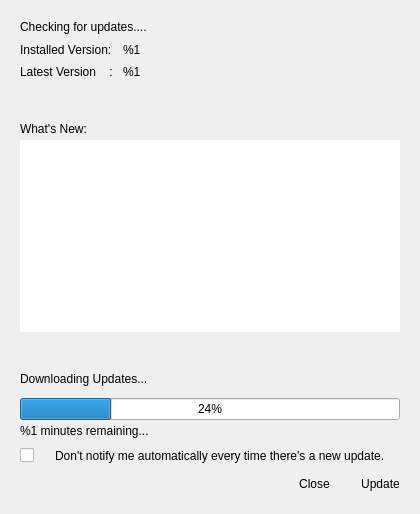
<?xml version="1.0" encoding="UTF-8"?>
<ui version="4.0">
 <class>UpdaterWindow</class>
 <widget class="QDialog" name="UpdaterWindow">
  <property name="geometry">
   <rect>
    <x>0</x>
    <y>0</y>
    <width>420</width>
    <height>514</height>
   </rect>
  </property>
  <property name="sizePolicy">
   <sizepolicy hsizetype="Preferred" vsizetype="Preferred">
    <horstretch>0</horstretch>
    <verstretch>0</verstretch>
   </sizepolicy>
  </property>
  <property name="minimumSize">
   <size>
    <width>420</width>
    <height>0</height>
   </size>
  </property>
  <property name="maximumSize">
   <size>
    <width>420</width>
    <height>16777215</height>
   </size>
  </property>
  <property name="windowTitle">
   <string/>
  </property>
  <layout class="QVBoxLayout" name="verticalLayout">
   <property name="spacing">
    <number>0</number>
   </property>
   <property name="leftMargin">
    <number>20</number>
   </property>
   <property name="topMargin">
    <number>20</number>
   </property>
   <property name="rightMargin">
    <number>20</number>
   </property>
   <property name="bottomMargin">
    <number>20</number>
   </property>
   <item>
    <widget class="QWidget" name="headerWidget" native="true">
     <layout class="QHBoxLayout" name="horizontalLayout_2">
      <property name="spacing">
       <number>12</number>
      </property>
      <property name="leftMargin">
       <number>0</number>
      </property>
      <property name="topMargin">
       <number>0</number>
      </property>
      <property name="rightMargin">
       <number>0</number>
      </property>
      <property name="bottomMargin">
       <number>0</number>
      </property>
      <item>
       <widget class="QWidget" name="titleWidget" native="true">
        <layout class="QVBoxLayout" name="verticalLayout_4">
         <property name="leftMargin">
          <number>0</number>
         </property>
         <property name="topMargin">
          <number>0</number>
         </property>
         <property name="rightMargin">
          <number>0</number>
         </property>
         <property name="bottomMargin">
          <number>0</number>
         </property>
         <item>
          <widget class="QLabel" name="title">
           <property name="text">
            <string>Checking for updates....</string>
           </property>
          </widget>
         </item>
         <item>
          <widget class="QWidget" name="versionsWidget" native="true">
           <property name="styleSheet">
            <string/>
           </property>
           <layout class="QGridLayout" name="gridLayout">
            <property name="leftMargin">
             <number>0</number>
            </property>
            <property name="topMargin">
             <number>0</number>
            </property>
            <property name="rightMargin">
             <number>0</number>
            </property>
            <property name="bottomMargin">
             <number>0</number>
            </property>
            <property name="horizontalSpacing">
             <number>8</number>
            </property>
            <property name="verticalSpacing">
             <number>2</number>
            </property>
            <item row="1" column="1">
             <widget class="QLabel" name="availableVersion">
              <property name="styleSheet">
               <string notr="true"/>
              </property>
              <property name="text">
               <string>%1</string>
              </property>
             </widget>
            </item>
            <item row="1" column="0">
             <widget class="QLabel" name="availableVersion_Label">
              <property name="styleSheet">
               <string notr="true"/>
              </property>
              <property name="text">
               <string>Latest Version    :</string>
              </property>
             </widget>
            </item>
            <item row="1" column="2">
             <spacer name="horizontalSpacer_3">
              <property name="orientation">
               <enum>Qt::Horizontal</enum>
              </property>
              <property name="sizeHint" stdset="0">
               <size>
                <width>40</width>
                <height>20</height>
               </size>
              </property>
             </spacer>
            </item>
            <item row="0" column="1">
             <widget class="QLabel" name="installedVersion">
              <property name="styleSheet">
               <string notr="true"/>
              </property>
              <property name="text">
               <string>%1</string>
              </property>
             </widget>
            </item>
            <item row="0" column="2">
             <spacer name="horizontalSpacer_2">
              <property name="orientation">
               <enum>Qt::Horizontal</enum>
              </property>
              <property name="sizeHint" stdset="0">
               <size>
                <width>40</width>
                <height>20</height>
               </size>
              </property>
             </spacer>
            </item>
            <item row="0" column="0">
             <widget class="QLabel" name="installedVersion_Label">
              <property name="styleSheet">
               <string notr="true"/>
              </property>
              <property name="text">
               <string>Installed Version: </string>
              </property>
             </widget>
            </item>
           </layout>
          </widget>
         </item>
        </layout>
       </widget>
      </item>
     </layout>
    </widget>
   </item>
   <item>
    <spacer name="verticalSpacer_2">
     <property name="orientation">
      <enum>Qt::Vertical</enum>
     </property>
     <property name="sizeType">
      <enum>QSizePolicy::MinimumExpanding</enum>
     </property>
     <property name="sizeHint" stdset="0">
      <size>
       <width>20</width>
       <height>19</height>
      </size>
     </property>
    </spacer>
   </item>
   <item>
    <widget class="QWidget" name="changesWidget" native="true">
     <layout class="QVBoxLayout" name="verticalLayout_2">
      <property name="spacing">
       <number>4</number>
      </property>
      <property name="leftMargin">
       <number>0</number>
      </property>
      <property name="topMargin">
       <number>0</number>
      </property>
      <property name="rightMargin">
       <number>0</number>
      </property>
      <property name="bottomMargin">
       <number>0</number>
      </property>
      <item>
       <widget class="QLabel" name="whatsNewLabel">
        <property name="text">
         <string>What's New:</string>
        </property>
       </widget>
      </item>
      <item>
       <widget class="QTextBrowser" name="changelog">
        <property name="minimumSize">
         <size>
          <width>0</width>
          <height>128</height>
         </size>
        </property>
        <property name="styleSheet">
         <string notr="true"/>
        </property>
        <property name="frameShape">
         <enum>QFrame::NoFrame</enum>
        </property>
        <property name="frameShadow">
         <enum>QFrame::Plain</enum>
        </property>
        <property name="html">
         <string>&lt;!DOCTYPE HTML PUBLIC &quot;-//W3C//DTD HTML 4.0//EN&quot; &quot;http://www.w3.org/TR/REC-html40/strict.dtd&quot;&gt;
&lt;html&gt;&lt;head&gt;&lt;meta name=&quot;qrichtext&quot; content=&quot;1&quot; /&gt;&lt;style type=&quot;text/css&quot;&gt;
p, li { white-space: pre-wrap; }
&lt;/style&gt;&lt;/head&gt;&lt;body style=&quot; font-family:'.AppleSystemUIFont'; font-size:13pt; font-weight:400; font-style:normal;&quot;&gt;
&lt;p style=&quot;-qt-paragraph-type:empty; margin-top:0px; margin-bottom:0px; margin-left:0px; margin-right:0px; -qt-block-indent:0; text-indent:0px; font-family:'Arimo Regular'; font-size:14pt;&quot;&gt;&lt;br /&gt;&lt;/p&gt;&lt;/body&gt;&lt;/html&gt;</string>
        </property>
        <property name="openExternalLinks">
         <bool>true</bool>
        </property>
       </widget>
      </item>
     </layout>
    </widget>
   </item>
   <item>
    <spacer name="verticalSpacer">
     <property name="orientation">
      <enum>Qt::Vertical</enum>
     </property>
     <property name="sizeType">
      <enum>QSizePolicy::MinimumExpanding</enum>
     </property>
     <property name="sizeHint" stdset="0">
      <size>
       <width>20</width>
       <height>19</height>
      </size>
     </property>
    </spacer>
   </item>
   <item>
    <widget class="QWidget" name="progressControls" native="true">
     <layout class="QVBoxLayout" name="verticalLayout_3">
      <property name="spacing">
       <number>4</number>
      </property>
      <property name="leftMargin">
       <number>0</number>
      </property>
      <property name="topMargin">
       <number>0</number>
      </property>
      <property name="rightMargin">
       <number>0</number>
      </property>
      <property name="bottomMargin">
       <number>0</number>
      </property>
      <item>
       <widget class="QLabel" name="downloadLabel">
        <property name="font">
         <font>
          <weight>50</weight>
          <bold>false</bold>
         </font>
        </property>
        <property name="text">
         <string>Downloading Updates...</string>
        </property>
       </widget>
      </item>
      <item>
       <spacer name="verticalSpacer_4">
        <property name="orientation">
         <enum>Qt::Vertical</enum>
        </property>
        <property name="sizeType">
         <enum>QSizePolicy::MinimumExpanding</enum>
        </property>
        <property name="sizeHint" stdset="0">
         <size>
          <width>20</width>
          <height>8</height>
         </size>
        </property>
       </spacer>
      </item>
      <item>
       <widget class="QProgressBar" name="progressBar">
        <property name="value">
         <number>24</number>
        </property>
        <property name="alignment">
         <set>Qt::AlignCenter</set>
        </property>
       </widget>
      </item>
      <item>
       <widget class="QLabel" name="timeLabel">
        <property name="text">
         <string>%1 minutes remaining...</string>
        </property>
       </widget>
      </item>
      <item>
       <spacer name="verticalSpacer_3">
        <property name="orientation">
         <enum>Qt::Vertical</enum>
        </property>
        <property name="sizeType">
         <enum>QSizePolicy::MinimumExpanding</enum>
        </property>
        <property name="sizeHint" stdset="0">
         <size>
          <width>0</width>
          <height>8</height>
         </size>
        </property>
       </spacer>
      </item>
     </layout>
    </widget>
   </item>
   <item>
    <widget class="QFrame" name="frame">
     <property name="minimumSize">
      <size>
       <width>0</width>
       <height>0</height>
      </size>
     </property>
     <property name="frameShape">
      <enum>QFrame::NoFrame</enum>
     </property>
     <property name="frameShadow">
      <enum>QFrame::Raised</enum>
     </property>
     <layout class="QGridLayout" name="gridLayout_2">
      <property name="leftMargin">
       <number>0</number>
      </property>
      <property name="topMargin">
       <number>0</number>
      </property>
      <property name="rightMargin">
       <number>0</number>
      </property>
      <property name="bottomMargin">
       <number>8</number>
      </property>
      <property name="horizontalSpacing">
       <number>5</number>
      </property>
      <property name="verticalSpacing">
       <number>0</number>
      </property>
      <item row="0" column="0">
       <widget class="QCheckBox" name="checkBox">
        <property name="maximumSize">
         <size>
          <width>20</width>
          <height>16777215</height>
         </size>
        </property>
        <property name="text">
         <string/>
        </property>
       </widget>
      </item>
      <item row="0" column="2">
       <widget class="QLabel" name="label">
        <property name="text">
         <string>Don't notify me automatically every time there's a new update.</string>
        </property>
        <property name="wordWrap">
         <bool>true</bool>
        </property>
       </widget>
      </item>
      <item row="0" column="1">
       <spacer name="horizontalSpacer_5">
        <property name="orientation">
         <enum>Qt::Horizontal</enum>
        </property>
        <property name="sizeType">
         <enum>QSizePolicy::Minimum</enum>
        </property>
        <property name="sizeHint" stdset="0">
         <size>
          <width>10</width>
          <height>20</height>
         </size>
        </property>
       </spacer>
      </item>
     </layout>
    </widget>
   </item>
   <item>
    <widget class="QWidget" name="buttonsWidget" native="true">
     <layout class="QHBoxLayout" name="horizontalLayout">
      <property name="leftMargin">
       <number>0</number>
      </property>
      <property name="topMargin">
       <number>0</number>
      </property>
      <property name="rightMargin">
       <number>0</number>
      </property>
      <property name="bottomMargin">
       <number>0</number>
      </property>
      <item>
       <spacer name="horizontalSpacer">
        <property name="orientation">
         <enum>Qt::Horizontal</enum>
        </property>
        <property name="sizeHint" stdset="0">
         <size>
          <width>40</width>
          <height>20</height>
         </size>
        </property>
       </spacer>
      </item>
      <item>
       <widget class="QPushButton" name="closeButton">
        <property name="cursor">
         <cursorShape>PointingHandCursor</cursorShape>
        </property>
        <property name="focusPolicy">
         <enum>Qt::TabFocus</enum>
        </property>
        <property name="styleSheet">
         <string notr="true">QPushButton {
	border: none;
	padding: 0px;
}</string>
        </property>
        <property name="text">
         <string>Close</string>
        </property>
        <property name="flat">
         <bool>true</bool>
        </property>
       </widget>
      </item>
      <item>
       <spacer name="horizontalSpacer_4">
        <property name="orientation">
         <enum>Qt::Horizontal</enum>
        </property>
        <property name="sizeType">
         <enum>QSizePolicy::Fixed</enum>
        </property>
        <property name="sizeHint" stdset="0">
         <size>
          <width>25</width>
          <height>20</height>
         </size>
        </property>
       </spacer>
      </item>
      <item>
       <widget class="QPushButton" name="updateButton">
        <property name="cursor">
         <cursorShape>PointingHandCursor</cursorShape>
        </property>
        <property name="focusPolicy">
         <enum>Qt::TabFocus</enum>
        </property>
        <property name="styleSheet">
         <string notr="true">QPushButton {
	border: none;
	padding: 0px;
}</string>
        </property>
        <property name="text">
         <string>Update</string>
        </property>
        <property name="flat">
         <bool>true</bool>
        </property>
       </widget>
      </item>
     </layout>
    </widget>
   </item>
  </layout>
 </widget>
 <resources/>
 <connections/>
</ui>
